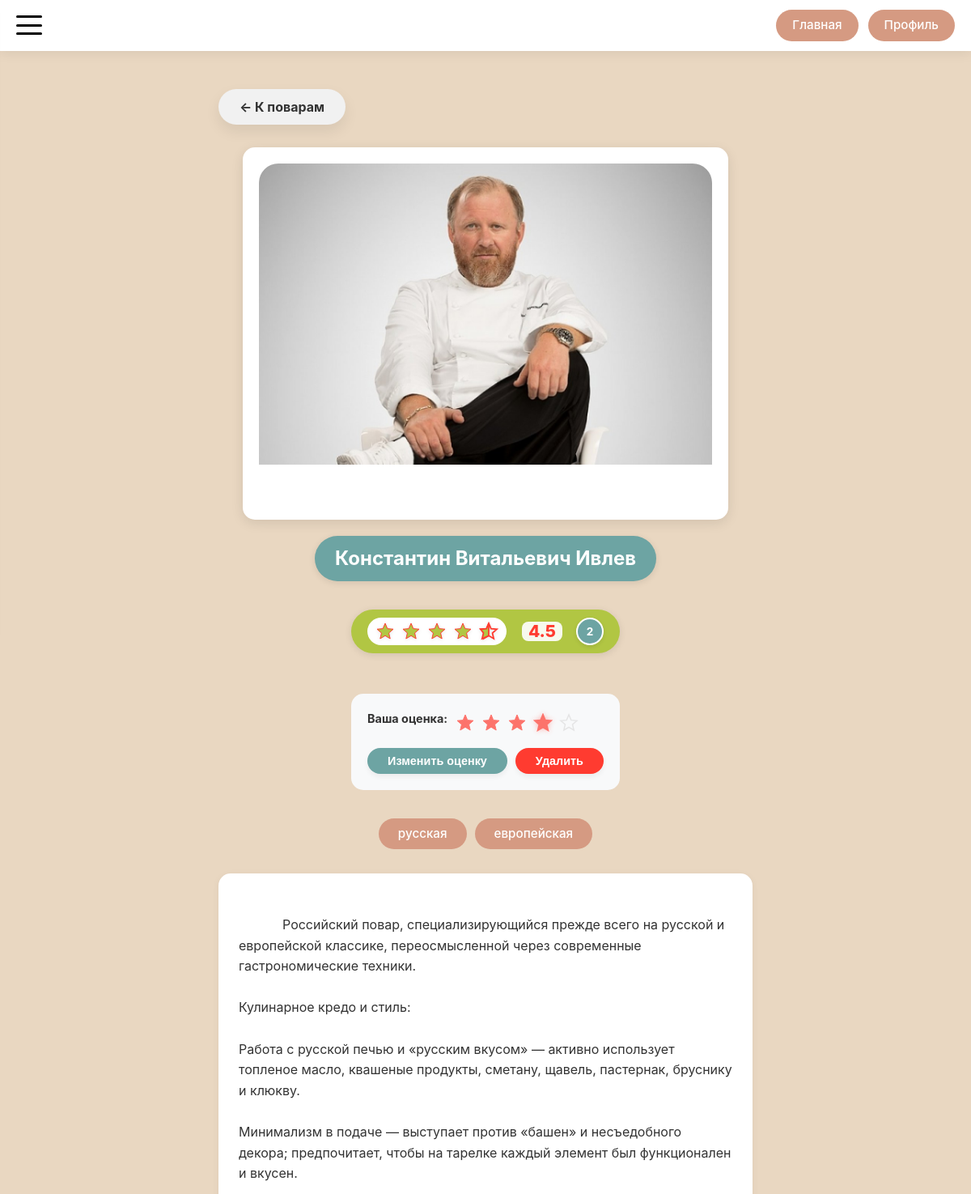
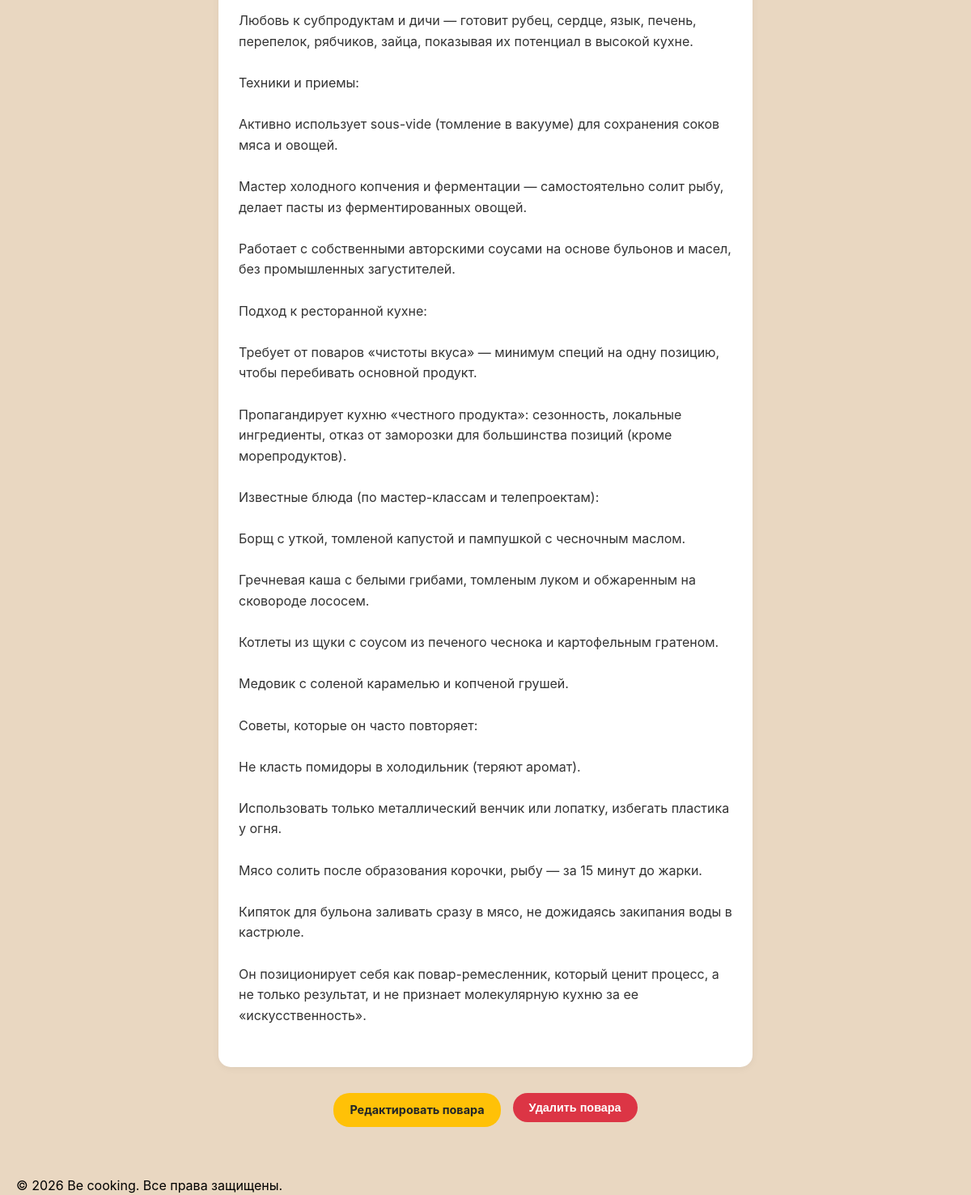
/chefs/1 (signed in), run on the app's committed database (2 pictures, top to bottom).
### models.py (models this page shows)
class Chef(db.Model):
    __tablename__ = 'chef'
    id = db.Column(db.Integer, primary_key=True)
    name = db.Column(db.String(70), nullable=False)
    description = db.Column(db.Text, nullable=False)
    image_url = db.Column(db.String(300))
    tags = db.Column(db.JSON)  # Хранит массив строк: ["итальянская", "французская"]
    created_at = db.Column(db.DateTime, default=datetime.utcnow)
    user_id = db.Column(db.Integer, db.ForeignKey('user.id'), nullable=False)
    ratings = db.relationship('ChefRating', backref='chef', lazy='dynamic', cascade='all, delete-orphan')

### routes/chef_routes.py (the view)
@app.route('/chefs/<int:chef_id>')
def chef_profile(chef_id):
    chef = Chef.query.get_or_404(chef_id)
    adapted_chef = adapt_chef_for_template(chef)
    return render_template('chefs/chef_profile.html', chef=adapted_chef)

### app.py (called while the page is built)
@login_manager.user_loader
def load_user(user_id):
    return User.query.get(int(user_id))

@app.context_processor
def inject_enums():
    return dict(UserRoleEnum=UserRoleEnum)

### routes/chef_routes.py (called while the page is built)
def adapt_chef_for_template(chef):
    if chef:
        chef.photo_url = chef.image_url
        chef.bio = chef.description
        avg_rating = db.session.query(func.avg(ChefRating.rating)).filter(ChefRating.chef_id == chef.id).scalar()
        chef.average_rating = round(avg_rating, 1) if avg_rating else 0.0
        chef.average_rating_raw = avg_rating if avg_rating else 0.0  # Для JS с половинками
        chef.ratings_count = chef.ratings.count()
        chef.user_rating = None
        if current_user.is_authenticated:
            existing_rating = chef.ratings.filter_by(user_id=current_user.id).first()
            if existing_rating:
                chef.user_rating = existing_rating.rating
    return chef

### templates/chefs/chef_profile.html (shortened to what this page needs)
{% extends 'base/base.html' %}
{% block main_class %}chef-profile-main{% endblock %}
{% block container_class %}chef-profile-container{% endblock %}
{% block content %}
{% with back_url=url_for('chefs'), back_text='К поварам', back_class='chef-back-btn' %}
    {% include 'components/_back_button.html' %}
{% endwith %}
<div class="chef-photo-wrapper">
    <div class="chef-photo-card">
        <div class="chef-photo-inner">
            <img src="{{ chef.photo_url if chef.photo_url else 'https://placehold.co/800x600' }}"
                 alt="{{ chef.name }}">
        </div>
    </div>
</div>
<div class="chef-name-wrapper">
    <div class="chef-name-pill">{{ chef.name }}</div>
</div>
<div class="chef-rating-container">
    <div class="chef-rating-flex">
        <div class="chef-stars-display" id="chefStarsDisplay"></div>
        <div class="chef-avg-number" id="chefAvgRating" data-rating="{{ chef.average_rating_raw|default(0.0) }}">
            {{ "%.1f"|format(chef.average_rating) }}
        </div>
        <div class="chef-reviews-badge" title="Всего оценок поставлено повару">
            {{ chef.ratings_count }}
        </div>
    </div>
    {% if current_user.is_authenticated %}
        <div class="chef-rating-form-wrapper">
            <form method="post" action="{{ url_for('rate_chef', chef_id=chef.id) }}" class="chef-rating-form">
                <div class="chef-rating-select-group">
                    <label>Ваша оценка:</label>
                    <div class="chef-stars-selector" id="chefStarsSelector"></div>
                </div>
                <div class="chef-rating-buttons-group">
                    <button type="submit" name="action" value="save" class="chef-btn-submit-rate">
                        {% if chef.user_rating %}Изменить оценку{% else %}Поставить оценку{% endif %}
                    </button>
                    {% if chef.user_rating %}
                    <button type="submit" name="action" value="delete" class="chef-btn-delete-rate"
                            onclick="return confirm('Вы уверены, что хотите удалить свою оценку?');">
                        Удалить
                    </button>
                    {% endif %}
                </div>
            </form>
        </div>
    {% else %}
        <p class="chef-rating-guest-hint">
            <a href="{{ url_for('auth') }}">Войдите</a>, чтобы оценивать поваров.
        </p>
    {% endif %}
</div>
<div class="chef-tags-wrapper">
    {% for tag in chef.tags %}
        {% with tag_name = tag %}
            {% include 'components/_chef_tag.html' %}
        {% endwith %}
    {% else %}
        <p class="chef-no-tags">Категории не указаны</p>
    {% endfor %}
</div>
<div class="chef-bio-wrapper">
    <div class="chef-bio-card">
        <div class="chef-bio-content">
            {{ chef.bio|safe }}
        </div>
    </div>
</div>
{% if current_user.is_authenticated and current_user.role.name == 'ADMIN' %}
<div class="chef-admin-wrapper">
    <a href="{{ url_for('chef_edit', chef_id=chef.id) }}" class="chef-admin-edit-btn">
        Редактировать повара
    </a>
    <form action="{{ url_for('admin_delete_chef', chef_id=chef.id) }}" method="POST" class="chef-admin-delete-form"
          onsubmit="return confirm('Вы уверены, что хотите удалить карточку повара {{ chef.name }}?');">
        <button type="submit" class="chef-admin-delete-btn">
            Удалить повара
        </button>
    </form>
</div>
{% endif %}
{% endblock %}

### data on the page
Chef: name "Константин Витальевич Ивлев", bio "Российский повар, специализирующийся прежде всего на русской и европейской классике, переосмысленной через современные гастрономические техники. Кулинарное кредо и стиль: Работа с русской печью и «русским вкусом» — активно использует топленое масло, квашеные продукты, сметану, щавель, пастернак, бруснику и клюкву. Минимализм в подаче — выступает против «башен» и несъедобного декора; предпочитает, чтобы на тарелке каждый элемент был функционален и вкусен. Любовь к субпродуктам и дичи — готовит рубец, сердце, язык, печень, перепелок, рябчиков, зайца, показывая их потенциал в высокой кухне. Техники и приемы: Активно использует sous-vide (томление в вакууме) для сохранения соков мяса и овощей.…"

### other printed values
{{ back_text }} "К поварам"
{{ "%.1f"|format(chef.average_rating) }} "4.5"
{{ chef.ratings_count }} "2"
{{ tag_name }} "русская" "европейская"
{{ now.year if now else '2026' }} "2026"
